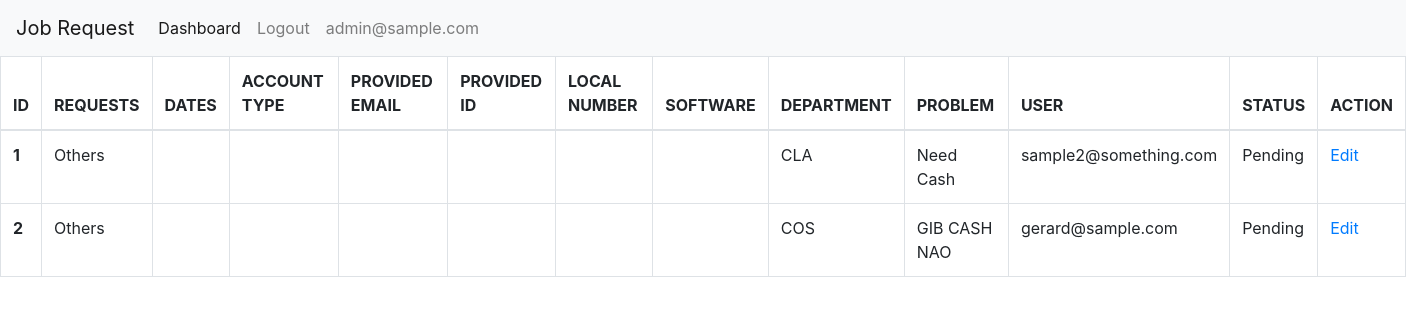
/staff/staffdashboard.php (signed in), run on the app's committed database.
### tables this page shows
CREATE TABLE `requests` (
  `id` int(11) NOT NULL,
  `request` varchar(255) NOT NULL,
  `dates` varchar(255) NOT NULL,
  `account_type` varchar(255) NOT NULL,
  `provided_email` varchar(255) NOT NULL,
  `provided_id` varchar(255) NOT NULL,
  `local_number` varchar(20) DEFAULT NULL,
  `software` varchar(255) NOT NULL,
  `dept` varchar(255) NOT NULL,
  `problem` varchar(255) NOT NULL,
  `status` varchar(255) NOT NULL DEFAULT '1',
  `email` varchar(255) NOT NULL
);

CREATE TABLE `request_type` (
  `request_id` int(11) NOT NULL,
  `request` varchar(255) NOT NULL
);

### staff/staffdashboard.php (the view, shortened to what this page needs)
<?php
include 'config.php';
?>
<!DOCTYPE html>
<html lang="en">
<head>
    <link rel="stylesheet" href="https://cdn.jsdelivr.net/npm/bootstrap@4.0.0/dist/css/bootstrap.min.css">
</head>
<body>
    <nav class="navbar navbar-expand-lg navbar-light bg-light">
        <a class="navbar-brand" href="index.php">Job Request</a>
        <div class="collapse navbar-collapse" id="navbarNavAltMarkup">
            <div class="navbar-nav">
                <a class="nav-item nav-link active" href="#">Dashboard</a>
                <a class="nav-item nav-link" href="logout.php">Logout</a>
                <a class="nav-item nav-link" style="pointer-events:none"> <?php echo $_SESSION["EMAIL"]; ?></a>
            </div>
        </div>
    </nav>
    <table class="table table-bordered table-hover table-responsive-xl">
        <thead>
            <tr>
                <th scope="col">ID</th>
                <th scope="col">REQUESTS</th>
                <th scope="col">DATES</th>
                <th scope="col">ACCOUNT TYPE</th>
                <th scope="col">PROVIDED EMAIL</th>
                <th scope="col">PROVIDED ID</th>
                <th scope="col">LOCAL NUMBER</th>
                <th scope="col">SOFTWARE</th>
                <th scope="col">DEPARTMENT</th>
                <th scope="col">PROBLEM</th>
                <th scope="col">USER</th>
                <th scope="col">STATUS</th>
                <th scope="col">ACTION</th>
            </tr>
        </thead>
        <tbody>
            <?php
            $sessid = $_SESSION["ID"];
            $tasksql = "SELECT * FROM assigned_task where user_id = '$sessid' ";
            $taskquery = mysqli_query($con, $tasksql);
            if ($taskquery) {
                $i = 0;
                while ($rowss = mysqli_fetch_assoc($taskquery)) {
                    $reqrid = $rowss['request_id'];
                    $sqlreq = "SELECT * from requests where request ='$reqrid'";
                    $reqQuery = mysqli_query($con, $sqlreq);
                    if ($reqQuery) {
                        while ($row = mysqli_fetch_assoc($reqQuery)) {
                            $i++;
                            $reqid = $row['request'];
                            $sql = "SELECT * from request_type where request_id ='$reqid'";
                            $sqlQuery = mysqli_query($con, $sql);
                            if ($sqlQuery) {
                                while ($rows = mysqli_fetch_assoc($sqlQuery)) {
                                    $reqname = $rows['request'];
                                }
                            }
            ?>
                            <tr>
                                <th scope="row"><?php echo  $i; ?></th>
                                <td><?php echo $reqname; ?></td>
                                <td><?php echo $row['dates']; ?></td>
                                <td><?php echo $row['account_type']; ?></td>
                                <td><?php echo $row['provided_email']; ?></td>
                                <td><?php echo $row['provided_id']; ?></td>
                                <td><?php echo $row['local_number']; ?></td>
                                <td><?php echo $row['software']; ?></td>
                                <td><?php echo $row['dept']; ?></td>
                                <td><?php echo $row['problem']; ?></td>
                                <td><?php echo $row['email']; ?></td>
                                <td>
                                    <?php
                                    if ($row['status'] == 1) {
                                        $status = "Pending";
                                    }
                                    ?>
                                    <?php echo $status; ?>
                                </td>
                                <td><a href="edit.php?nid=<?php echo $row['id']; ?>">Edit</a></td>
                            </tr>
            <?php
                        }
                    }
                }
            }
            ?>
        </tbody>
    </table>
</body>
</html>

### data on the page
requests: request_type.request "Others", dept "CLA", problem "Need Cash", email "sample2@something.com", status "Pending"
requests: request_type.request "Others", dept "COS", problem "GIB CASH NAO", email "gerard@sample.com", status "Pending"

### other printed values
$_SESSION["EMAIL"] "admin@sample.com"
